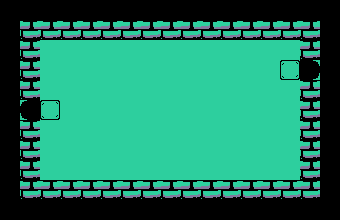

A 2D game scene composited from a Tiled map and its tileset images. What follows is a short description and the map's XML, with each tile layer's data collapsed to a summary:
An orthogonal 17x11 tile map with 20x20 px tiles, 1 tile layer (Tiles) and 7 objects (6x SOLID, Teleport).

<map version="1.0" orientation="orthogonal" renderorder="right-down" width="17" height="11" tilewidth="20" tileheight="20" backgroundcolor="#2dcf9e" nextobjectid="162">
 <tileset firstgid="1" name="tileset_a" tilewidth="20" tileheight="20" tilecount="600" columns="20">
  <image source="../scenery/tileset_a.png" trans="ff00ff" width="400" height="600" />
 </tileset>
 <layer name="Tiles" width="17" height="11">
  <properties>
   <property name="tileset" value="tileset_a" />
  </properties>
  <data>[187 cells, 98 non-empty, 5 distinct tile ids]</data>
 </layer>
 <objectgroup name="Solids">
  <object id="136" type="SOLID" x="20" y="20" width="20" height="80" />
  <object id="143" type="SOLID" x="40" y="20" width="260" height="20" />
  <object id="144" type="SOLID" x="300" y="20" width="20" height="40" />
  <object id="154" type="SOLID" x="20" y="180" width="280" height="20" />
  <object id="157" type="SOLID" x="300" y="80" width="20" height="120" />
 </objectgroup>
 <objectgroup name="Actors">
  <object id="155" name="west" type="Teleport" x="20" y="100" width="20" height="20">
   <properties>
    <property name="dir" value="right" />
    <property name="door" value="east" />
    <property name="target" value="l1down-middle" />
   </properties>
  </object>
  <object id="156" type="SOLID" x="20" y="120" width="20" height="60" />
 </objectgroup>
</map>
